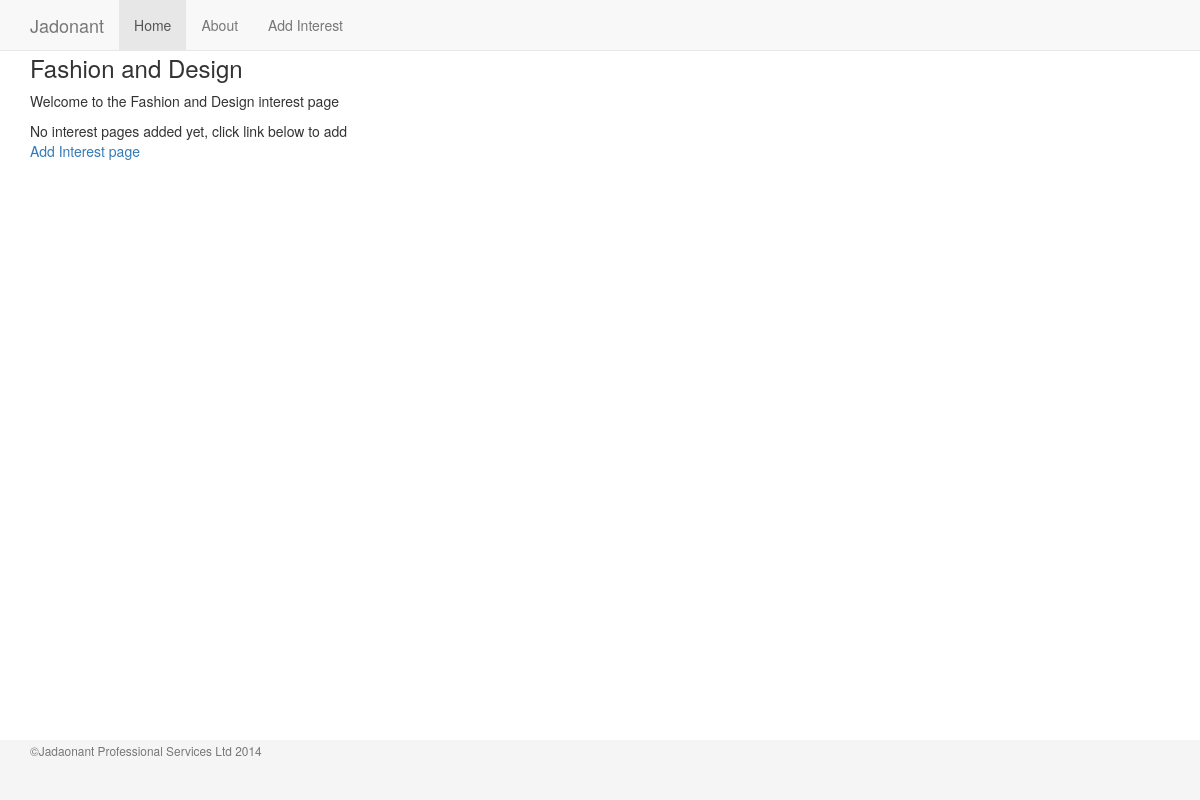
Page /Fashion and Design on the earlier database version.
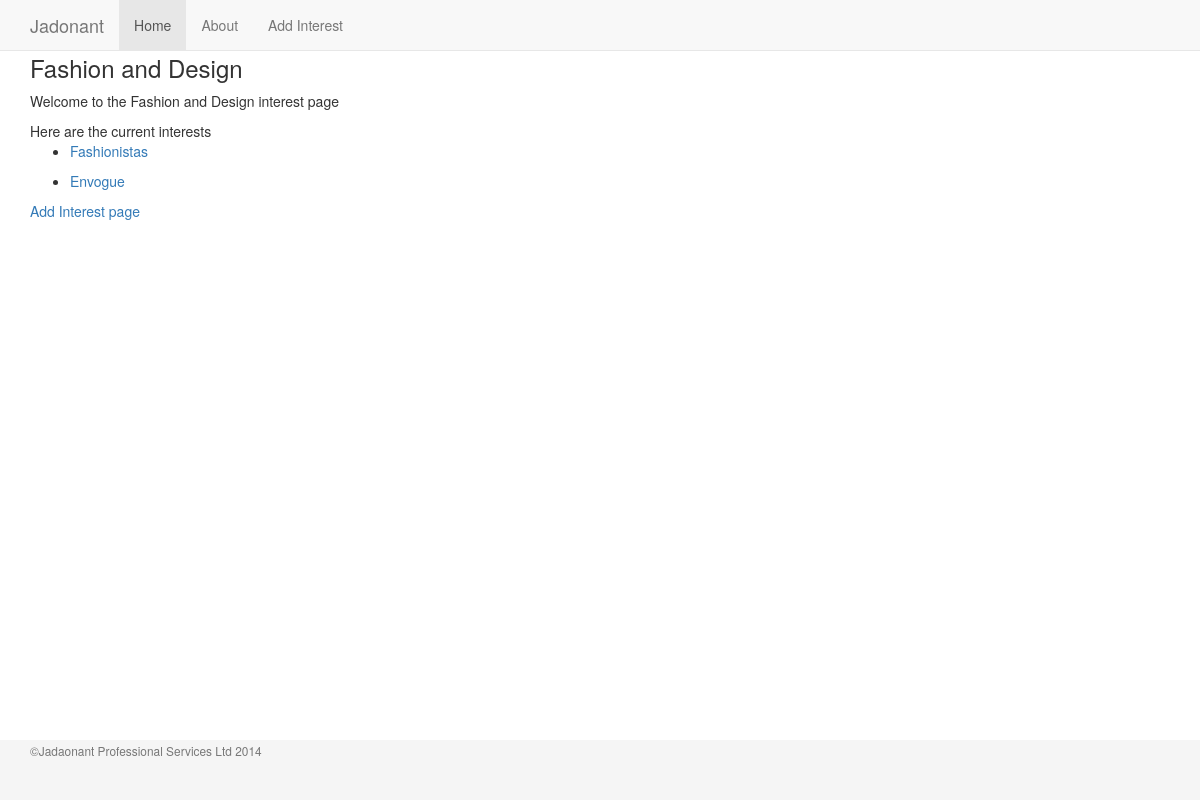
Same page on the later database version.
### app/models.py (models this page shows, shortened)
class Category(db.Model):
    __tablename__ = 'category'
    id = db.Column(db.Integer, db.Sequence('category_id'), primary_key=True)
    name = db.Column(db.String(50), unique=True)
    category_interests = db.relationship('Interests', backref = 'category', lazy = 'dynamic')

class Interests(db.Model):
    __tablename__ = 'interests'
    id = db.Column(db.Integer, db.Sequence('interest_id'), primary_key=True)
    title = db.Column(db.String(100))
    url = db.Column(db.String(100))
    category_id = db.Column(db.Integer, db.ForeignKey('category.id')) #remove _id from category

### app/views.py (the view)
@app.route('/<path:category_name>')
def category_name(category_name):
    category = decode_url(category_name)
    test_cat = db.session.query(Category).filter_by(name=category).first()
    category_pages = db.session.query(Interests).filter(Interests.category_id == test_cat.id).all()
    return render_template('category.html', category=category, category_pages=category_pages, title=category)

### app/views.py (called while the page is built)
def decode_url(category_name_url):
    return urllib.unquote(category_name_url)

@app.template_filter()
def get_current_year(*args):
    current_date = datetime.now()
    year = current_date.year
    return year

### app/templates/category.html
{% extends 'base1.html' %}
{% block content %}
  <h3>{{category}}</h3>
  <p>Welcome to the {{category}} interest page</p>
    {% if category_pages != [] %}
    Here are the current interests
    {% for pages in category_pages %}
    <ul>
        <li><a href="{{pages.url}}" target="_blank">{{pages.title}}</a></li>
    </ul>
    {% endfor %}
    {% else %}
    <div id="no_results">
        No interest pages added yet, click link below to add
    </div>
    {% endif %}
  <p><a href="/add_page">Add Interest page</a></p>
{% endblock %}

### app/templates/base1.html (shortened to what this page needs)
<!DOCTYPE html>
<html lang="en">
  <head>
    <link href="../static/css/bootstrap.min.css" rel="stylesheet">
    <link href="../static/css/sticy_footer.css" rel="stylesheet">
  </head>
  <body>
    <nav class="navbar navbar-default navbar-fixed-top" role="navigation">
      <div class="container">
        <div class="navbar-header">
          <a class="navbar-brand" href="/home">Jadonant</a>
        </div>
        <div id="navbar" class="collapse navbar-collapse">
          <ul class="nav navbar-nav">
            <li class="active"><a href="/home">Home</a></li>
            <li><a href="/about">About</a></li>
            <li><a href="/interests">Add Interest</a></li>
          </ul>
        </div>
      </div>
    </nav>
    <div class="container">
      {% block content %}
      {% endblock %}
    </div>
    <footer class="footer">
      <div class="container">
        <p class="text-muted"><small>&copy;Jadaonant Professional Services Ltd {{year|get_current_year}}</small></p>
      </div>
    </footer>
  </body>
</html>

### app/static/css/sticy_footer.css (style rules this page uses)
html { position: relative; min-height: 100%; }
body { margin-bottom: 60px; }
.footer { position: absolute; bottom: 0; width: 100%; height: 60px; background-color: #f5f5f5; }

Differences in the rows shown:
added Interests: title "Fashionistas"
added Interests: title "Envogue"
Other differences:
text no longer shown: "No interest pages added yet, click link below to add"
text now shown: "Here are the current interests"
